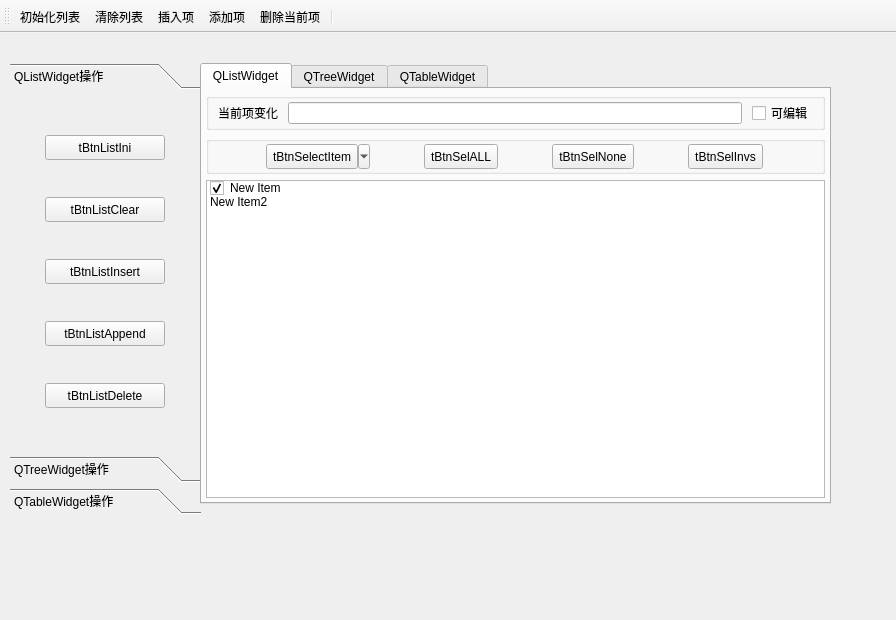
<?xml version="1.0" encoding="UTF-8"?>
<ui version="4.0">
 <class>MainWindow</class>
 <widget class="QMainWindow" name="MainWindow">
  <property name="geometry">
   <rect>
    <x>0</x>
    <y>0</y>
    <width>896</width>
    <height>620</height>
   </rect>
  </property>
  <property name="windowTitle">
   <string>MainWindow</string>
  </property>
  <property name="layoutDirection">
   <enum>Qt::LeftToRight</enum>
  </property>
  <property name="autoFillBackground">
   <bool>false</bool>
  </property>
  <widget class="QWidget" name="centralwidget">
   <widget class="QToolBox" name="toolBox">
    <property name="geometry">
     <rect>
      <x>10</x>
      <y>30</y>
      <width>191</width>
      <height>451</height>
     </rect>
    </property>
    <property name="minimumSize">
     <size>
      <width>150</width>
      <height>0</height>
     </size>
    </property>
    <property name="maximumSize">
     <size>
      <width>300</width>
      <height>16777215</height>
     </size>
    </property>
    <property name="currentIndex">
     <number>0</number>
    </property>
    <widget class="QWidget" name="page">
     <property name="geometry">
      <rect>
       <x>0</x>
       <y>0</y>
       <width>191</width>
       <height>361</height>
      </rect>
     </property>
     <attribute name="icon">
      <iconset resource="res.qrc">
       <normaloff>:/images/icons/410.bmp</normaloff>:/images/icons/410.bmp</iconset>
     </attribute>
     <attribute name="label">
      <string>QListWidget操作</string>
     </attribute>
     <layout class="QGridLayout" name="gridLayout">
      <item row="0" column="0">
       <widget class="QToolButton" name="tBtnListIni">
        <property name="minimumSize">
         <size>
          <width>120</width>
          <height>25</height>
         </size>
        </property>
        <property name="text">
         <string>tBtnListIni</string>
        </property>
        <property name="popupMode">
         <enum>QToolButton::DelayedPopup</enum>
        </property>
        <property name="toolButtonStyle">
         <enum>Qt::ToolButtonTextBesideIcon</enum>
        </property>
        <property name="autoRaise">
         <bool>false</bool>
        </property>
        <property name="arrowType">
         <enum>Qt::NoArrow</enum>
        </property>
       </widget>
      </item>
      <item row="1" column="0">
       <widget class="QToolButton" name="tBtnListClear">
        <property name="minimumSize">
         <size>
          <width>120</width>
          <height>25</height>
         </size>
        </property>
        <property name="text">
         <string>tBtnListClear</string>
        </property>
        <property name="toolButtonStyle">
         <enum>Qt::ToolButtonTextBesideIcon</enum>
        </property>
       </widget>
      </item>
      <item row="2" column="0">
       <widget class="QToolButton" name="tBtnListInsert">
        <property name="minimumSize">
         <size>
          <width>120</width>
          <height>25</height>
         </size>
        </property>
        <property name="text">
         <string>tBtnListInsert</string>
        </property>
        <property name="toolButtonStyle">
         <enum>Qt::ToolButtonTextBesideIcon</enum>
        </property>
       </widget>
      </item>
      <item row="3" column="0">
       <widget class="QToolButton" name="tBtnListAppend">
        <property name="minimumSize">
         <size>
          <width>120</width>
          <height>25</height>
         </size>
        </property>
        <property name="text">
         <string>tBtnListAppend</string>
        </property>
        <property name="toolButtonStyle">
         <enum>Qt::ToolButtonTextBesideIcon</enum>
        </property>
       </widget>
      </item>
      <item row="4" column="0">
       <widget class="QToolButton" name="tBtnListDelete">
        <property name="minimumSize">
         <size>
          <width>120</width>
          <height>25</height>
         </size>
        </property>
        <property name="text">
         <string>tBtnListDelete</string>
        </property>
        <property name="toolButtonStyle">
         <enum>Qt::ToolButtonTextBesideIcon</enum>
        </property>
       </widget>
      </item>
     </layout>
    </widget>
    <widget class="QWidget" name="page_2">
     <property name="geometry">
      <rect>
       <x>0</x>
       <y>0</y>
       <width>191</width>
       <height>361</height>
      </rect>
     </property>
     <attribute name="icon">
      <iconset resource="res.qrc">
       <normaloff>:/images/icons/408.bmp</normaloff>:/images/icons/408.bmp</iconset>
     </attribute>
     <attribute name="label">
      <string>QTreeWidget操作</string>
     </attribute>
     <layout class="QVBoxLayout" name="verticalLayout_4">
      <item>
       <widget class="QGroupBox" name="groupBox_4">
        <property name="title">
         <string>GroupBox</string>
        </property>
        <layout class="QVBoxLayout" name="verticalLayout_3">
         <item>
          <widget class="QLabel" name="label_2">
           <property name="text">
            <string>TextLabel</string>
           </property>
          </widget>
         </item>
         <item>
          <widget class="QLineEdit" name="lineEdit"/>
         </item>
         <item>
          <widget class="QSpinBox" name="spinBox"/>
         </item>
        </layout>
       </widget>
      </item>
      <item>
       <spacer name="verticalSpacer">
        <property name="orientation">
         <enum>Qt::Vertical</enum>
        </property>
        <property name="sizeHint" stdset="0">
         <size>
          <width>20</width>
          <height>119</height>
         </size>
        </property>
       </spacer>
      </item>
     </layout>
    </widget>
    <widget class="QWidget" name="page_3">
     <property name="geometry">
      <rect>
       <x>0</x>
       <y>0</y>
       <width>191</width>
       <height>361</height>
      </rect>
     </property>
     <attribute name="icon">
      <iconset resource="res.qrc">
       <normaloff>:/images/icons/412.bmp</normaloff>:/images/icons/412.bmp</iconset>
     </attribute>
     <attribute name="label">
      <string>QTableWidget操作</string>
     </attribute>
    </widget>
   </widget>
   <widget class="QTabWidget" name="tabWidget">
    <property name="geometry">
     <rect>
      <x>200</x>
      <y>30</y>
      <width>631</width>
      <height>441</height>
     </rect>
    </property>
    <property name="tabPosition">
     <enum>QTabWidget::North</enum>
    </property>
    <property name="tabShape">
     <enum>QTabWidget::Rounded</enum>
    </property>
    <property name="currentIndex">
     <number>0</number>
    </property>
    <property name="elideMode">
     <enum>Qt::ElideLeft</enum>
    </property>
    <widget class="QWidget" name="tab_3">
     <attribute name="title">
      <string>QListWidget</string>
     </attribute>
     <layout class="QVBoxLayout" name="verticalLayout">
      <property name="leftMargin">
       <number>4</number>
      </property>
      <property name="topMargin">
       <number>4</number>
      </property>
      <property name="rightMargin">
       <number>4</number>
      </property>
      <property name="bottomMargin">
       <number>4</number>
      </property>
      <item>
       <widget class="QGroupBox" name="groupBox">
        <property name="title">
         <string/>
        </property>
        <layout class="QHBoxLayout" name="horizontalLayout">
         <property name="spacing">
          <number>10</number>
         </property>
         <property name="topMargin">
          <number>2</number>
         </property>
         <property name="bottomMargin">
          <number>2</number>
         </property>
         <item>
          <widget class="QLabel" name="label">
           <property name="text">
            <string>当前项变化</string>
           </property>
          </widget>
         </item>
         <item>
          <widget class="QLineEdit" name="editCutItemText">
           <property name="styleSheet">
            <string notr="true">color: rgb(0, 0, 255);</string>
           </property>
           <property name="clearButtonEnabled">
            <bool>false</bool>
           </property>
          </widget>
         </item>
         <item>
          <widget class="QCheckBox" name="chkBoxListEditable">
           <property name="text">
            <string>可编辑</string>
           </property>
          </widget>
         </item>
        </layout>
       </widget>
      </item>
      <item>
       <widget class="QGroupBox" name="groupBox_2">
        <property name="title">
         <string/>
        </property>
        <layout class="QHBoxLayout" name="horizontalLayout_2">
         <property name="topMargin">
          <number>2</number>
         </property>
         <property name="bottomMargin">
          <number>2</number>
         </property>
         <item>
          <widget class="QToolButton" name="tBtnSelectItem">
           <property name="minimumSize">
            <size>
             <width>100</width>
             <height>25</height>
            </size>
           </property>
           <property name="text">
            <string>tBtnSelectItem</string>
           </property>
           <property name="popupMode">
            <enum>QToolButton::MenuButtonPopup</enum>
           </property>
           <property name="toolButtonStyle">
            <enum>Qt::ToolButtonTextBesideIcon</enum>
           </property>
          </widget>
         </item>
         <item>
          <widget class="QToolButton" name="tBtnSelALL">
           <property name="minimumSize">
            <size>
             <width>70</width>
             <height>25</height>
            </size>
           </property>
           <property name="text">
            <string>tBtnSelALL</string>
           </property>
          </widget>
         </item>
         <item>
          <widget class="QToolButton" name="tBtnSelNone">
           <property name="minimumSize">
            <size>
             <width>70</width>
             <height>25</height>
            </size>
           </property>
           <property name="text">
            <string>tBtnSelNone</string>
           </property>
          </widget>
         </item>
         <item>
          <widget class="QToolButton" name="tBtnSelInvs">
           <property name="minimumSize">
            <size>
             <width>70</width>
             <height>25</height>
            </size>
           </property>
           <property name="text">
            <string>tBtnSelInvs</string>
           </property>
          </widget>
         </item>
        </layout>
       </widget>
      </item>
      <item>
       <widget class="QListWidget" name="listWidget">
        <property name="contextMenuPolicy">
         <enum>Qt::CustomContextMenu</enum>
        </property>
        <property name="layoutMode">
         <enum>QListView::SinglePass</enum>
        </property>
        <property name="viewMode">
         <enum>QListView::ListMode</enum>
        </property>
        <property name="selectionRectVisible">
         <bool>false</bool>
        </property>
        <item>
         <property name="text">
          <string>New Item</string>
         </property>
         <property name="checkState">
          <enum>Checked</enum>
         </property>
         <property name="icon">
          <iconset resource="res.qrc">
           <normaloff>:/images/icons/check2.ico</normaloff>:/images/icons/check2.ico</iconset>
         </property>
         <property name="flags">
          <set>ItemIsSelectable|ItemIsEditable|ItemIsDragEnabled|ItemIsUserCheckable|ItemIsEnabled</set>
         </property>
        </item>
        <item>
         <property name="text">
          <string>New Item2</string>
         </property>
         <property name="checkState">
          <enum>Unchecked</enum>
         </property>
         <property name="icon">
          <iconset resource="res.qrc">
           <normaloff>:/images/icons/check2.ico</normaloff>:/images/icons/check2.ico</iconset>
         </property>
         <property name="flags">
          <set>ItemIsSelectable|ItemIsEditable|ItemIsUserCheckable|ItemIsEnabled</set>
         </property>
        </item>
       </widget>
      </item>
     </layout>
    </widget>
    <widget class="QWidget" name="tab">
     <attribute name="title">
      <string>QTreeWidget</string>
     </attribute>
     <layout class="QVBoxLayout" name="verticalLayout_2">
      <item>
       <widget class="QGroupBox" name="groupBox_3">
        <property name="title">
         <string/>
        </property>
        <layout class="QHBoxLayout" name="horizontalLayout_3"/>
       </widget>
      </item>
     </layout>
    </widget>
    <widget class="QWidget" name="tab_2">
     <attribute name="title">
      <string>QTableWidget</string>
     </attribute>
    </widget>
   </widget>
  </widget>
  <widget class="QToolBar" name="toolBar">
   <property name="windowTitle">
    <string>toolBar</string>
   </property>
   <property name="toolButtonStyle">
    <enum>Qt::ToolButtonTextUnderIcon</enum>
   </property>
   <attribute name="toolBarArea">
    <enum>TopToolBarArea</enum>
   </attribute>
   <attribute name="toolBarBreak">
    <bool>false</bool>
   </attribute>
   <addaction name="actListIni"/>
   <addaction name="actListClear"/>
   <addaction name="actListInsert"/>
   <addaction name="actListAppend"/>
   <addaction name="actListDelete"/>
   <addaction name="separator"/>
  </widget>
  <action name="actListIni">
   <property name="icon">
    <iconset resource="res.qrc">
     <normaloff>:/images/icons/128.bmp</normaloff>:/images/icons/128.bmp</iconset>
   </property>
   <property name="text">
    <string>初始化列表</string>
   </property>
   <property name="toolTip">
    <string>初始化列表</string>
   </property>
   <property name="shortcut">
    <string>Ctrl+I</string>
   </property>
  </action>
  <action name="actListClear">
   <property name="icon">
    <iconset resource="res.qrc">
     <normaloff>:/images/icons/delete1.bmp</normaloff>:/images/icons/delete1.bmp</iconset>
   </property>
   <property name="text">
    <string>清除列表</string>
   </property>
   <property name="toolTip">
    <string>清除列表</string>
   </property>
  </action>
  <action name="actListInsert">
   <property name="icon">
    <iconset resource="res.qrc">
     <normaloff>:/images/icons/424.bmp</normaloff>:/images/icons/424.bmp</iconset>
   </property>
   <property name="text">
    <string>插入项</string>
   </property>
   <property name="toolTip">
    <string>插入项</string>
   </property>
   <property name="shortcut">
    <string>Ctrl+S</string>
   </property>
  </action>
  <action name="actListAppend">
   <property name="icon">
    <iconset resource="res.qrc">
     <normaloff>:/images/icons/316.bmp</normaloff>:/images/icons/316.bmp</iconset>
   </property>
   <property name="text">
    <string>添加项</string>
   </property>
   <property name="toolTip">
    <string>添加项</string>
   </property>
   <property name="shortcut">
    <string>Ctrl+A</string>
   </property>
  </action>
  <action name="actListDelete">
   <property name="icon">
    <iconset resource="res.qrc">
     <normaloff>:/images/icons/324.bmp</normaloff>:/images/icons/324.bmp</iconset>
   </property>
   <property name="text">
    <string>删除当前项</string>
   </property>
   <property name="toolTip">
    <string>删除当前项</string>
   </property>
   <property name="shortcut">
    <string>Del</string>
   </property>
  </action>
  <action name="actSelALL">
   <property name="text">
    <string>全选</string>
   </property>
   <property name="toolTip">
    <string>全选</string>
   </property>
  </action>
  <action name="actSelNone">
   <property name="text">
    <string>全不选</string>
   </property>
   <property name="toolTip">
    <string>全不选</string>
   </property>
   <property name="menuRole">
    <enum>QAction::AboutRole</enum>
   </property>
  </action>
  <action name="actSelInvs">
   <property name="text">
    <string>反选</string>
   </property>
   <property name="toolTip">
    <string>反选</string>
   </property>
  </action>
  <action name="actQuit">
   <property name="icon">
    <iconset resource="res.qrc">
     <normaloff>:/images/icons/exit.bmp</normaloff>:/images/icons/exit.bmp</iconset>
   </property>
   <property name="text">
    <string>退出</string>
   </property>
   <property name="toolTip">
    <string>退出程序</string>
   </property>
  </action>
  <action name="actSelPopMenu">
   <property name="icon">
    <iconset resource="res.qrc">
     <normaloff>:/images/icons/124.bmp</normaloff>:/images/icons/124.bmp</iconset>
   </property>
   <property name="text">
    <string>项选择</string>
   </property>
   <property name="toolTip">
    <string>项选择</string>
   </property>
  </action>
 </widget>
 <resources>
  <include location="res.qrc"/>
 </resources>
 <connections/>
</ui>
